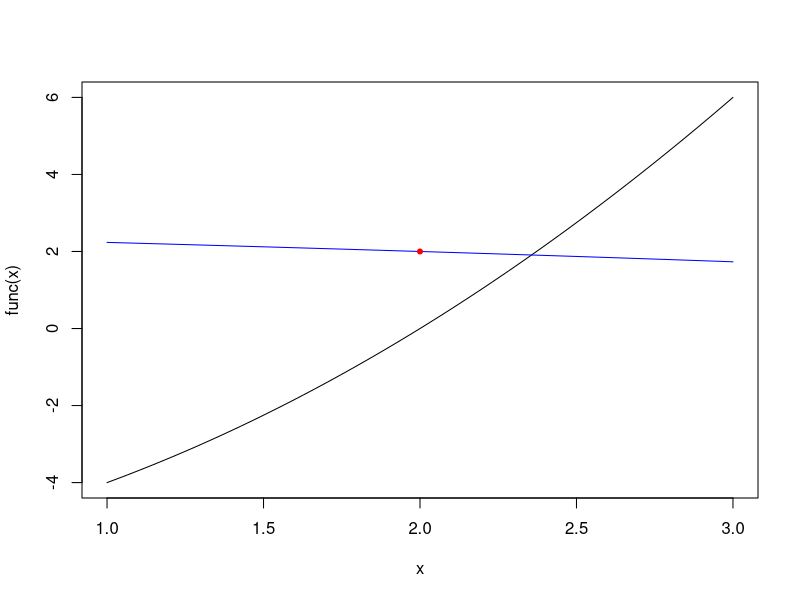

This chart was generated by the following R code:
fixed_point <- function(x0,f,fp,e){
    while(abs(f(x0))>e){
        x0 <- fp(x0)
    }
    x0
}

func <- function(x){
    x**2 + x - 6
}

phi <- function(x){
    sqrt(6-x)
}

xm <- fixed_point(1.5,func,phi,0.001)

x <- seq(1,3,0.02)

png('fixed.png')
plot(x,func(x),type='l')
lines(x,phi(x),type='l',col='blue')
points(xm,phi(xm),col='red',pch=20)
